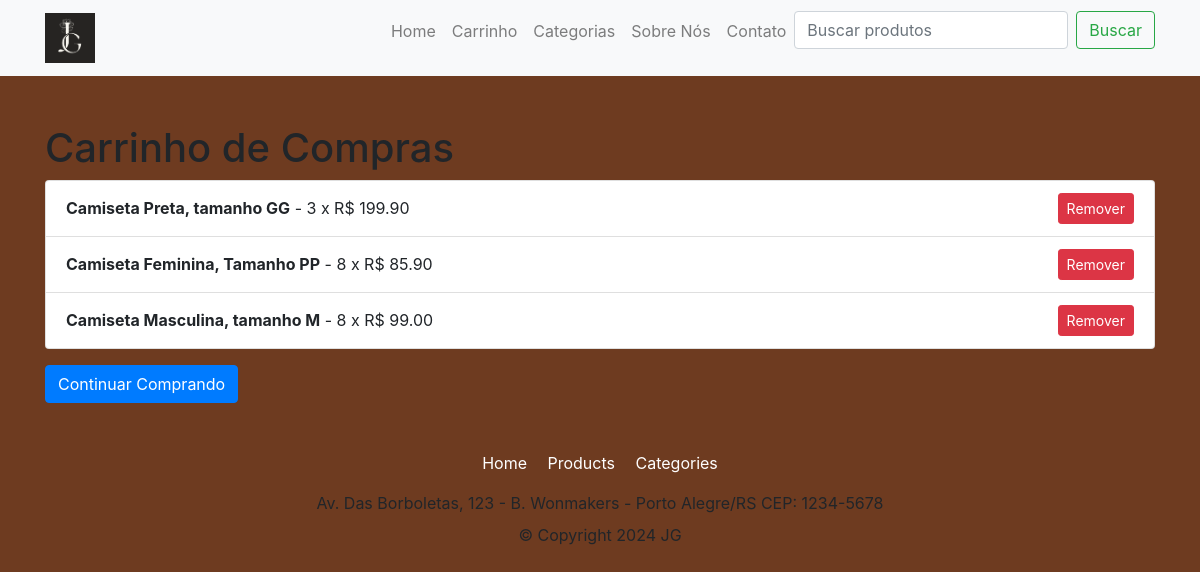
The page /cart/ (signed in) on the database as committed earlier.
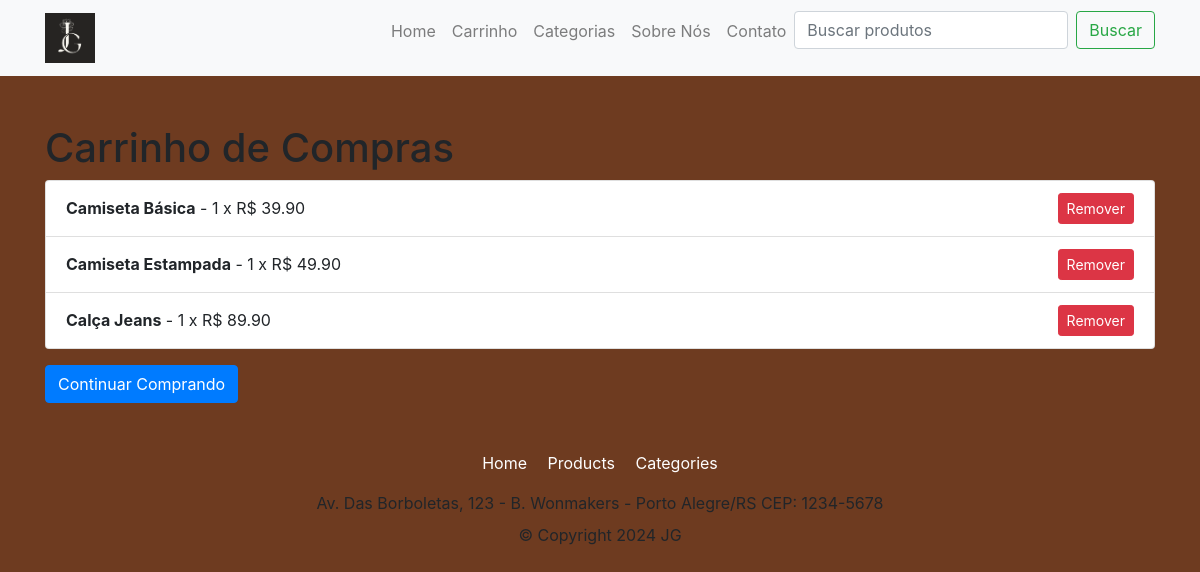
The same page on the database as committed later.
### store/models.py (models this page shows, shortened)
class OrderItem(models.Model):
    product = models.ForeignKey(Product, on_delete=models.SET_NULL, null=True)
    order = models.ForeignKey(Order, on_delete=models.SET_NULL, null=True)
    quantity = models.IntegerField(default=0, null=True, blank=True)
    date_added = models.DateTimeField(auto_now_add=True)

class Product(models.Model):
    name = models.CharField(max_length=200)
    price = models.FloatField()
    image_url = models.URLField(max_length=200, null=True, blank=True)
    digital = models.BooleanField(default=False, null=True, blank=True)
    delete_product = models.BooleanField(default=False, null=True, blank=True)
    category = models.ForeignKey(Category, on_delete=models.SET_NULL, null=True, blank=True)
    description = models.TextField(null=True, blank=True)

### store/views.py (the view)
# urls.py: path('cart/', views.cart, name="cart"),
def cart(request):
    if request.user.is_authenticated:
        cart = get_cart(request)
        order_items = cart.orderitem_set.all()
    else:
        order_items = []
        cart = {'get_cart_total': 0, 'get_cart_items': 0}
    context = {
        'cart': cart,
        'order_items': order_items,
    }
    return render(request, 'cart/cart.html', context)

### store/views.py (called while the page is built)
def get_cart(request):
    if request.user.is_authenticated:
        customer = request.user.customer
        order, created = Order.objects.get_or_create(customer=customer, complete=False)
    else:
        order = {'get_cart_total': 0, 'get_cart_items': 0}
    return order

### store/Templates/cart/cart.html (shortened to what this page needs)
{% load static %}
<head>
    <link rel="stylesheet" href="https://stackpath.bootstrapcdn.com/bootstrap/4.5.2/css/bootstrap.min.css">
    <link rel="stylesheet" type="text/css" href="{% static 'styles/main.css' %}">
</head>
<nav class="navbar navbar-expand-lg navbar-light bg-light">
    <div class="container">
        <a class="navbar-brand" href="#">
            <img src="{% static 'images/logo.png' %}" alt="JG Fashion Logo" width="50">
        </a>
        <div class="collapse navbar-collapse" id="navbarNav">
            <ul class="navbar-nav ml-auto">
                <li class="nav-item">
                    <a class="nav-link" href="../store">Home</a>
                </li>
                <li class="nav-item">
                    <a class="nav-link" href="../cart">Carrinho</a>
                </li>
                <li class="nav-item">
                    <a class="nav-link" href="#">Categorias</a>
                </li>
                <li class="nav-item">
                    <a class="nav-link" href="#">Sobre Nós</a>
                </li>
                <li class="nav-item">
                    <a class="nav-link" href="#">Contato</a>
                </li>
                <li class="nav-item">
                    <form class="form-inline" method="GET" action="{% url 'product_search' %}">
                        <input class="form-control mr-sm-2" type="search" placeholder="Buscar produtos" name="q" aria-label="Search">
                        <button class="btn btn-outline-success my-2 my-sm-0" type="submit">Buscar</button>
                    </form>
                </li>
            </ul>
        </div>
    </div>
</nav>
<div class="container mt-5">
    <h1>Carrinho de Compras</h1>
    {% if order_items.count == 0 %}
        <p>Seu carrinho está vazio.</p>
    {% else %}
        <ul class="list-group">
        {% for item in order_items %}
            <li class="list-group-item d-flex justify-content-between align-items-center">
                <div>
                    <strong>{{ item.product.name }}</strong> - {{ item.quantity }} x R$ {{ item.product.price|floatformat:2 }}
                </div>
                <a href="{% url 'remove_from_cart' item.product.id %}" class="btn btn-danger btn-sm">Remover</a>
            </li>
        {% endfor %}
        </ul>
    {% endif %}
    <a href="{% url 'store' %}" class="btn btn-primary mt-3">Continuar Comprando</a>
</div>
<footer class="footer mt-5">
    <div class="container text-center">
        <div class="footer-links mb-3">
            <a href="#" class="text-white mx-2">Home</a>
            <a href="#" class="text-white mx-2">Products</a>
            <a href="#" class="text-white mx-2">Categories</a>
        </div>
        <div class="footer-address mb-2">
            Av. Das Borboletas, 123 - B. Wonmakers - Porto Alegre/RS CEP: 1234-5678
        </div>
        <div>&copy; Copyright 2024 JG</div>
    </div>
</footer>

Rows that differ between the two databases and show on the page:
removed OrderItem: product.name "Camiseta Preta, tamanho GG", quantity "3", product.price "199.90"
removed OrderItem: product.name "Camiseta Feminina, Tamanho PP", quantity "8", product.price "85.90"
removed OrderItem: product.name "Camiseta Masculina, tamanho M", quantity "8", product.price "99.00"
now on this page (row edited): OrderItem: product.name "Camiseta Básica", quantity "1", product.price "39.90"
added OrderItem: product.name "Camiseta Estampada", quantity "1", product.price "49.90"
added OrderItem: product.name "Calça Jeans", quantity "1", product.price "89.90"
